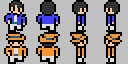

The image is a tile-based game level rendered from a .tmx file. Its description and complete source (layers, tilesets, objects, tile grids) follow:
An orthogonal 4x2 tile map with 32x32 px tiles, 1 tile layer (Tilelaag 1).

<map version="1.0" orientation="orthogonal" renderorder="right-down" width="4" height="2" tilewidth="32" tileheight="32" nextobjectid="1">
 <tileset firstgid="1" source="dudes.tsx" />
 <layer name="Tilelaag 1" width="4" height="2">
  <data>
   <tile gid="1" />
   <tile gid="2" />
   <tile gid="3" />
   <tile gid="4" />
   <tile gid="9" />
   <tile gid="10" />
   <tile gid="11" />
   <tile gid="12" />
  </data>
 </layer>
</map>